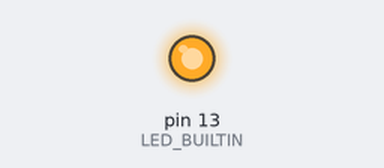
This sketch was run on a simulated Arduino Uno, built with avr-gcc and run on an emulated ATmega328P. Shown: output pins drawn as LEDs (lit = HIGH). At 1.0 s the program stops and its outputs stay as they are.

Above: at 0.1 s.
At 0.6 s:
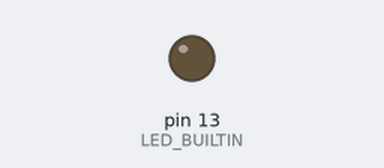
Timing chart, 0 to 2.1 s (numbered marks = the images above):
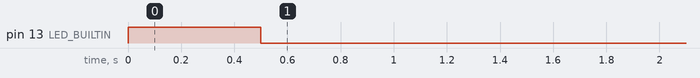

Measured:
- by itself, pin 13 (LED_BUILTIN): LOW → HIGH at 0.00 s, → LOW 0.50 s later

The sketch:

fa01-led-arduino-lib.ino
```cpp
// This sketch blinks the built-in LED on and off every 1 second.

void setup() {
    // Initialize pin 13 (onboard LED) as an output:
    pinMode(LED_BUILTIN, OUTPUT);
}

void loop() {
    digitalWrite(LED_BUILTIN, HIGH);  // Turn the LED on
    delay(500);                       // Wait for 1 second
    digitalWrite(LED_BUILTIN, LOW);   // Turn the LED off
    delay(500);                       // Wait for 1 second

    // Stop the loop forever
    while (true) {
        // Do nothing — loop is now "stopped"
    }
}
```
